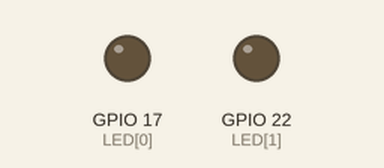
Recording of a program running on a simulated Raspberry Pi (BCM pin numbers). On the bench: output pins drawn as LEDs (lit = HIGH). What the program prints to the terminal is not drawn.

Above: at 0.05 s.
At 2.55 s:
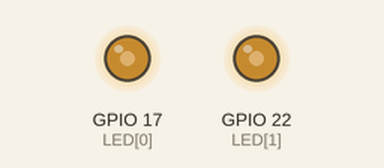
At 5.1 s:
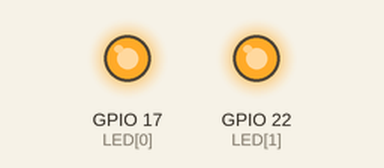
At 10.2 s:
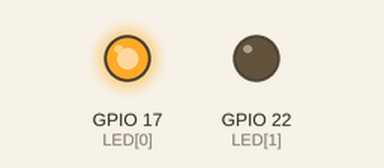
Timing chart, 0 to 13.3 s (numbered marks = the images above):
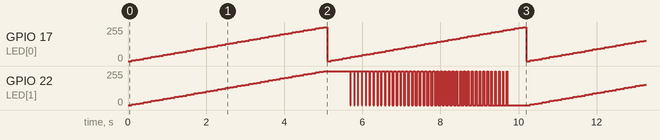

Measured:
- by itself, GPIO 17 (LED[0]): ramps from 0/255 to 255/255 and jumps back, once every 5.1 s
- by itself, GPIO 22 (LED[1]): moves between 0/255 and 255/255, repeating every 10.2 s

The program:

leddimmen02.py
```python
# -*- coding: utf-8 -*-
import RPi.GPIO as GPIO
import time
GPIO.setmode(GPIO.BCM)
LED = [17, 22]

GPIO.setup(LED[0], GPIO.OUT)
GPIO.setup(LED[1], GPIO.OUT)

print("Strg+C beendet das Programm")

p = GPIO.PWM(LED[0], 50)
q = GPIO.PWM(LED[1], 50)
p.start(0)
q.start(0)
try:
    while True:
        for c in range(0, 101, 2):
            p.ChangeDutyCycle(c)
            q.ChangeDutyCycle(c)
            time.sleep(0.1)
        q.ChangeFrequency(10)
        for c in range(0, 101, 2):
            p.ChangeDutyCycle(c)
            q.ChangeDutyCycle(100-c)
            time.sleep(0.1)
        q.ChangeFrequency(50)
except KeyboardInterrupt:
    p.stop()
    q.stop()
    GPIO.cleanup()
```
